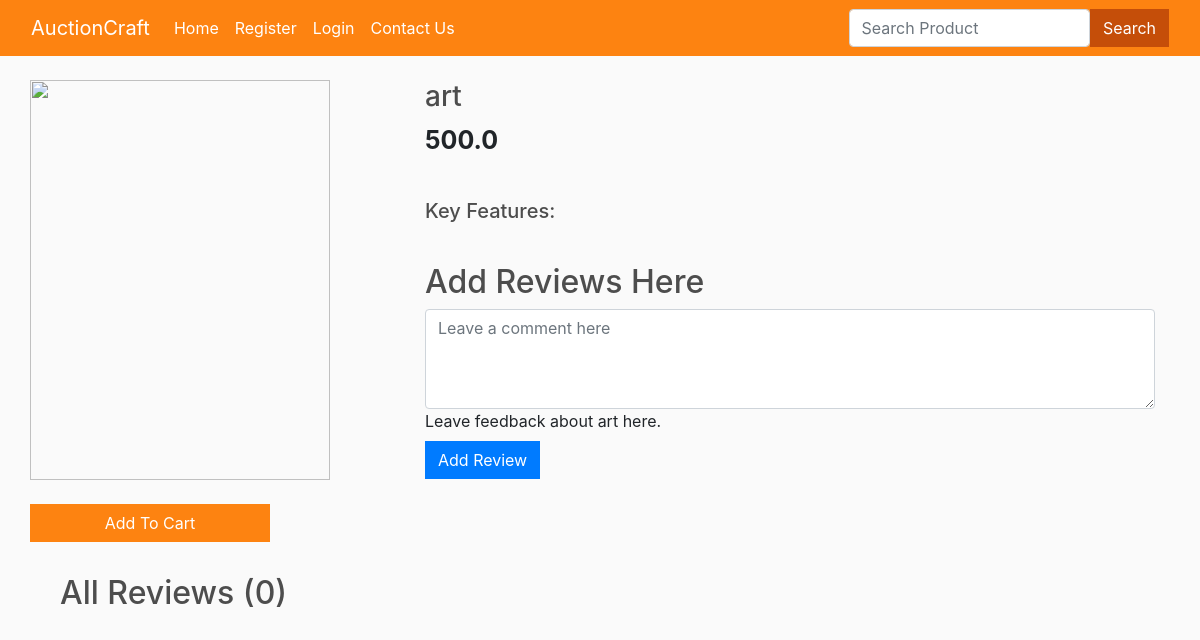
Before: /product_view/1/ with the older database file.
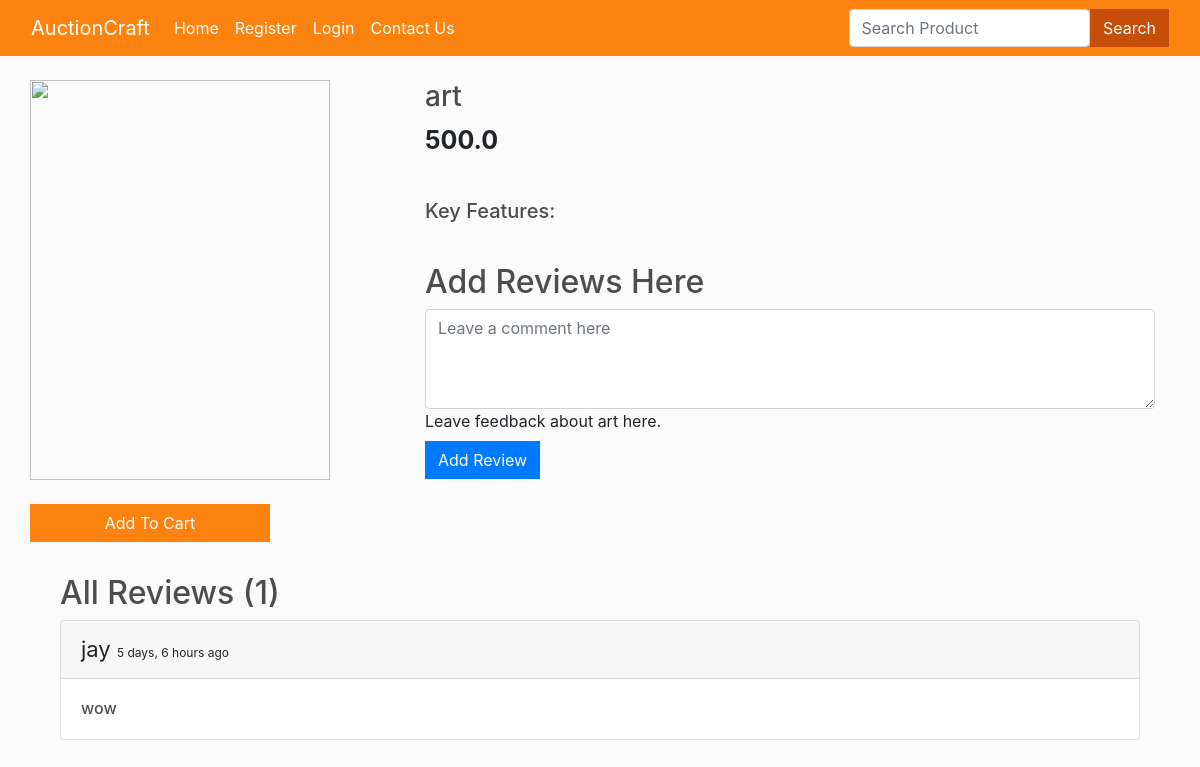
After: the same page with the newer database file.
### users/models.py (models this page shows, shortened)
class AuctionItemReview(models.Model):
    customer = models.ForeignKey(Customer, on_delete=models.CASCADE)
    product = models.ForeignKey(AuctionItem, on_delete=models.CASCADE)
    content = models.TextField()
    datetime = models.DateTimeField(default=now)

class Customer(models.Model):
    user = models.OneToOneField(User, on_delete=models.CASCADE)
    name = models.CharField(max_length=100)
    email = models.CharField(max_length=100)
    phone_number = models.CharField(max_length=10, null=True, blank=True)
    added_items = models.ManyToManyField('AuctionItem', related_name='sellers', blank=True)
    def __str__(self):
        return str(self.user)

### users/views.py (the view, shortened to what this page needs)
# urls.py: path("product_view/<int:myid>/", views.product_view, name="product_view"),
def product_view(request, myid):
    product = AuctionItem.objects.filter(id=myid).first()
    feature = AuctionItemFeature.objects.filter(product=product)
    reviews = AuctionItemReview.objects.filter(product=product)
    data = cartData(request)
    items = data['items']
    order = data['order']
    cartItems = data['cartItems']
    return render(request, "users/items.html", {'product': product, 'cartItems': cartItems, 'feature': feature, 'reviews': reviews})

### users/inherit.py (called while the page is built)
def cartData(request):
    if request.user.is_authenticated:
        customer = request.user.customer
        order, created = Purchase.objects.get_or_create(customer=customer, complete=False)
        items = order.purchaseitem_set.all()
        cartItems = order.get_cart_items
    else:
        items = []
        order = {'get_cart_total':0, 'get_cart_items':0}
        cartItems = order['get_cart_items']
    return {'cartItems':cartItems, 'items':items, 'order':order}

### users/templates/users/items.html (shortened to what this page needs)
{% extends 'users/base.html' %}
{% load static %}
{% block body %}
{% load humanize %}
<div class="container mt-4">
	<div class="row">
		<div class="col-md-4">
			<div class="row">
				<img src="{{ product.image.url }}" alt="" style="width: 300px; height: 400px;">
			</div>
			<br>
			<div class="row">
				<button data-product="{{product.id}}" data-action="add" class="btn add-btn update-cart"
					style="background-color: #FD8311; color: white; width: 15rem;">Add To Cart</button>
			</div>
			<br>
		</div>
		<div class="col-md-8">
			<h3>{{product.name}}</h3>
			<p style="font-size: 25px;"><b>{{product.price}}</b></p>
			<br>
			<h5>Key Features:</h5>
			<br>
			<h2>Add Reviews Here</h2>
			<form method="POST" action="/product_view/{{product.id}}/">
				<div class="form-floating">
					<textarea class="form-control" placeholder="Leave a comment here" id="floatingTextarea2" style="height: 100px"
						id="content" name="content"></textarea>
					<label for="floatingTextarea2">Leave feedback about {{product.name}} here.</label>
					<br>
					<button type="submit" class="btn btn-primary">Add Review</button>
				</div>
			</form>
		</div>
	</div>
	<div class="container mt-2">
		<h2>All Reviews ({{reviews.count}})</h2>
		{% for review in reviews %}
		<div class="card">
			<div class="card-header">
				<span style="font-size: 22px;">{{review.customer}} </span> <span
					style="font-size: 12px;">{{review.datetime | naturaltime}}</span>
			</div>
			<div class="card-body">
				<h6 class="card-text">{{review.content}}</h6>
			</div>
		</div>
		<br>
		{% endfor %}
	</div>
</div>
{% endblock %}

Changed rows visible on the page:
added AuctionItemReview: customer "jay", datetime "5 days, 6 hours ago", content "wow"
Other visible differences:
{{ reviews.count }}: "0" → "1"
